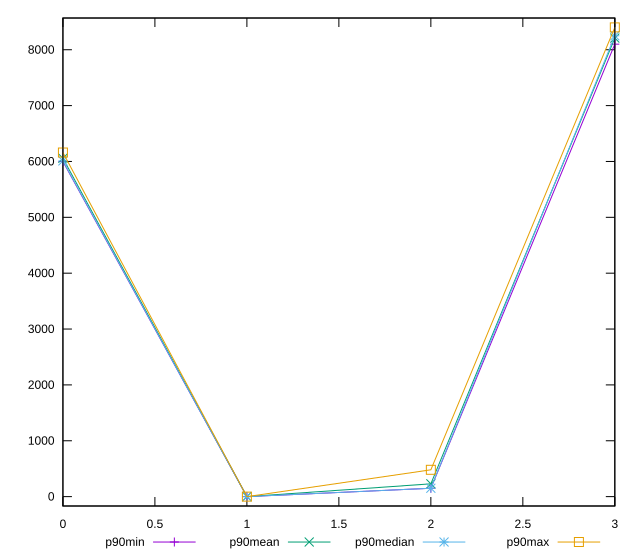

The script that saved this image:
reset

$p90Min <<EOF
0 6000
1 0
2 150
3 8100
EOF

$p90Mean <<EOF
0 6057.234042553191
1 0
2 228.93617021276594
3 8209.04255319149
EOF

$p90Median <<EOF
0 6010
1 0
2 150
3 8250
EOF

$p90Max <<EOF
0 6160
1 0
2 480
3 8400
EOF

set key outside below
set xrange [0:3]
set yrange [-168:8568]
set trange [-168:8568]
set terminal svg size 640, 560 enhanced background rgb 'white'
set output "reports/report_00031_2021-02-24T23-18-18.084Z/uses-text-compression/progression/value.svg"

plot $p90Min title "p90min" with linespoints, \
     $p90Mean title "p90mean" with linespoints, \
     $p90Median title "p90median" with linespoints, \
     $p90Max title "p90max" with linespoints

reset
